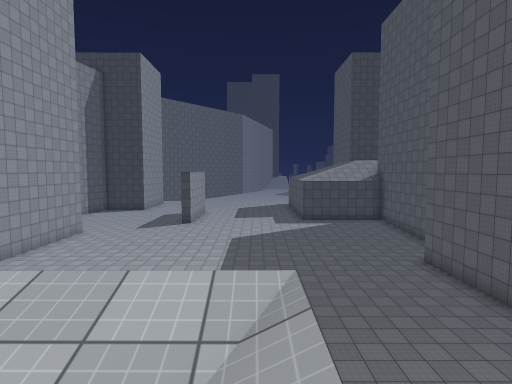
View 1 (above)

22 first-person views from a walk through a 3-D level made in the Unity game engine. The camera is 1.4 m above the floor, tilts 4° down and sees 80° across. The floor is counted in squares, 2 m on a side. Each view is taken from the middle of a square. On the plan, view 1 faces up. The plan holds only what a view shows up to about 10 squares ahead; the rest is blank. The place goes on beyond the plan. The player character is not drawn. Surface patterns are stand-ins for the level's own textures.

View 2
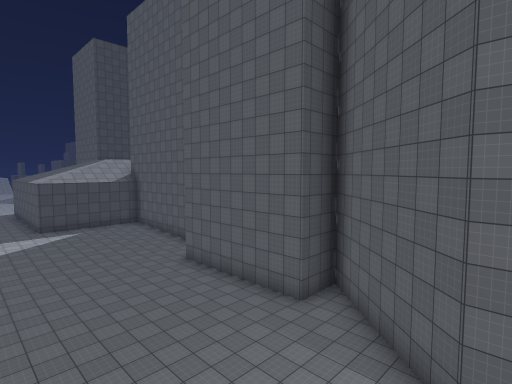

View 3
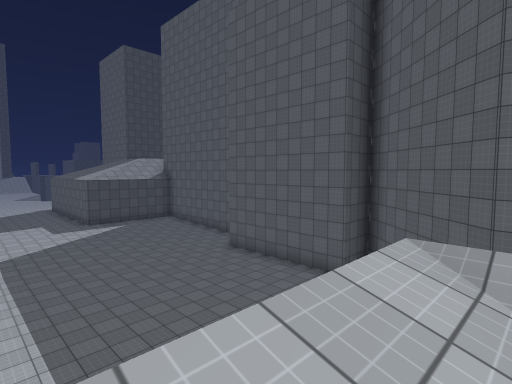

View 4
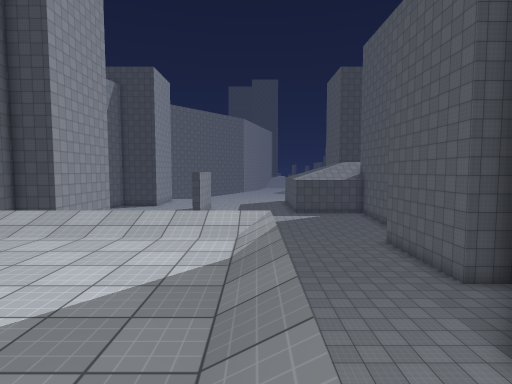

View 5
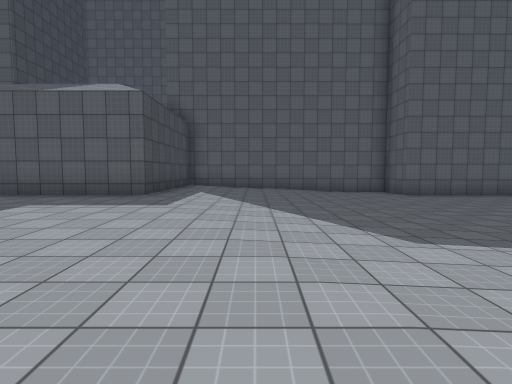

View 6
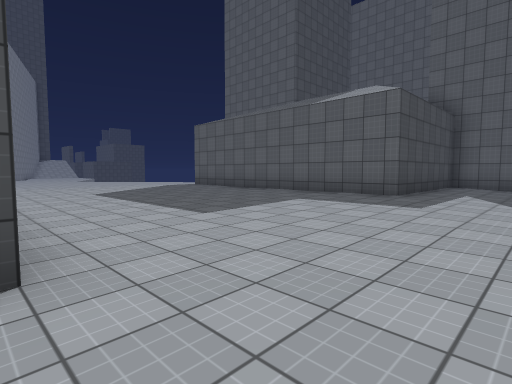

View 7
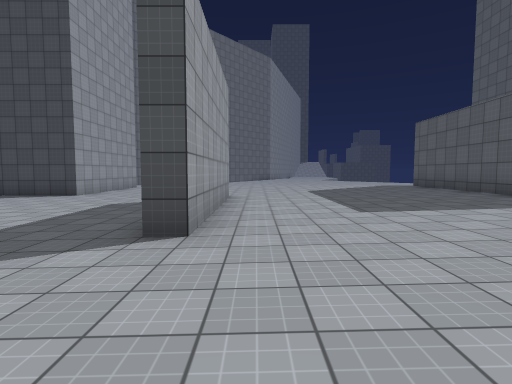

View 8
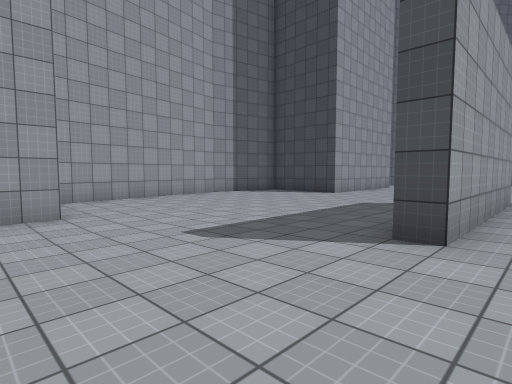

View 9
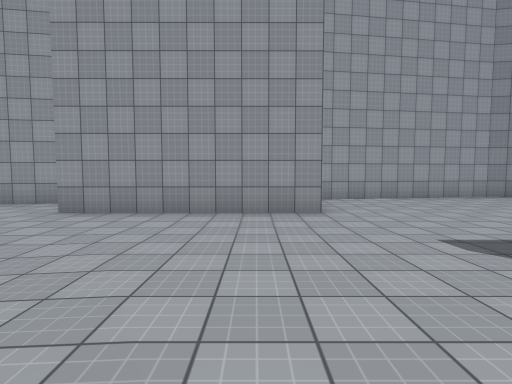

View 10
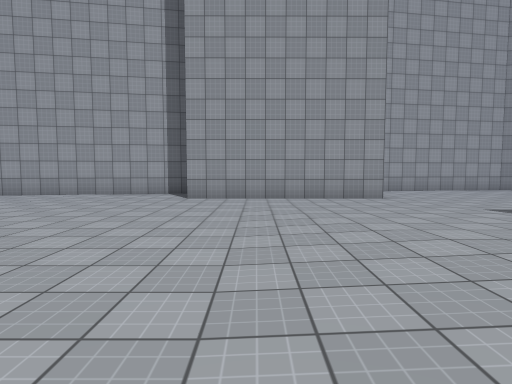

View 11
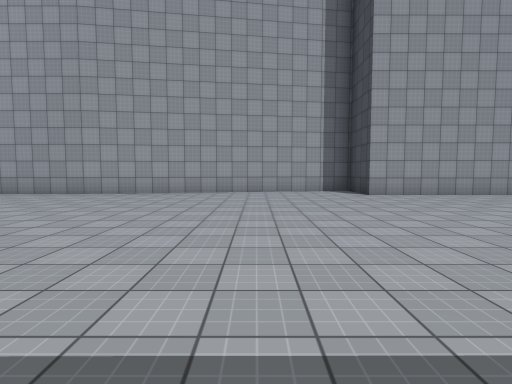

View 12
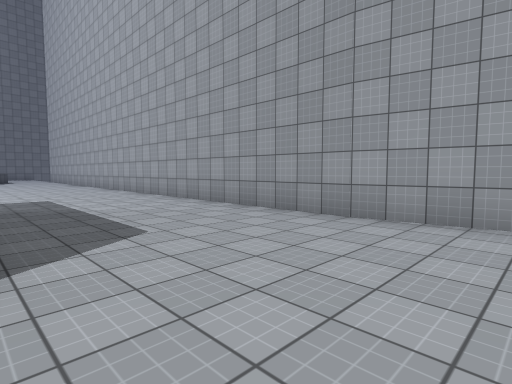

View 13
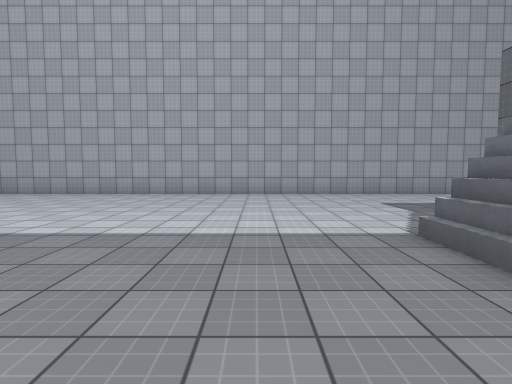

View 14
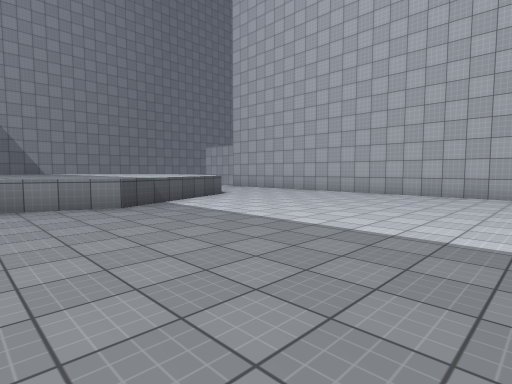

View 15
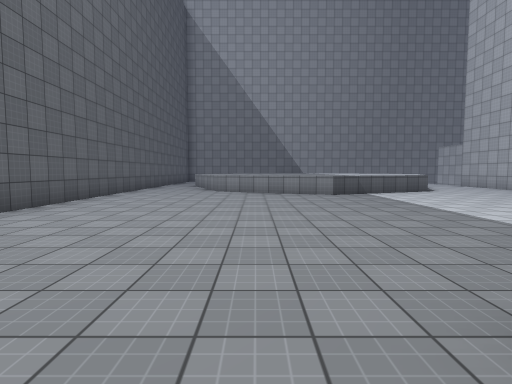

View 16
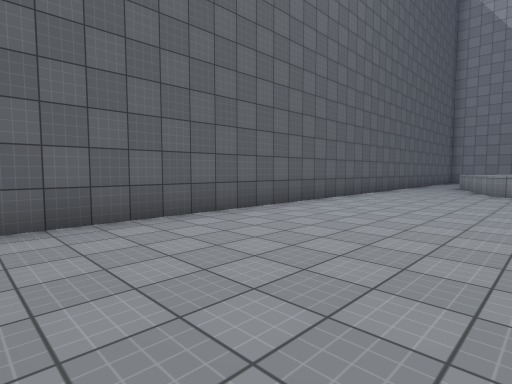

View 17
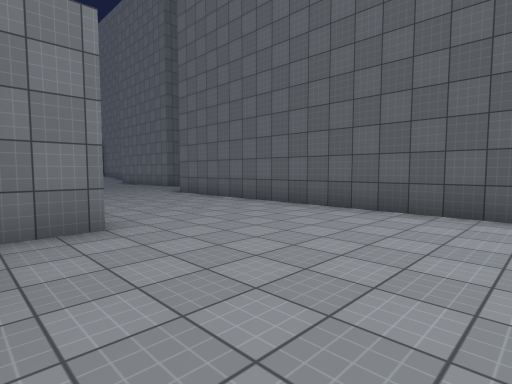

View 18
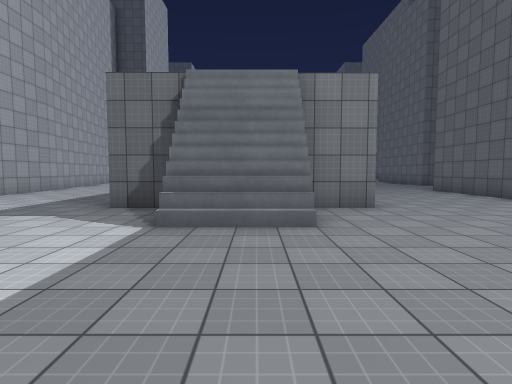

View 19
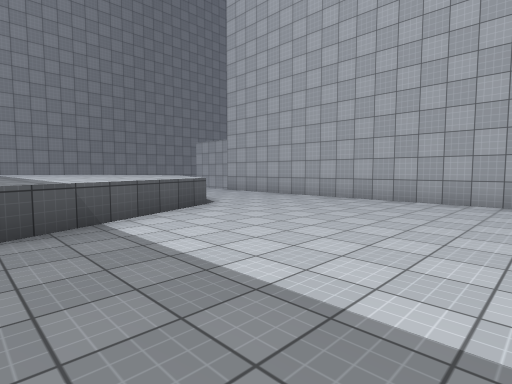

View 20
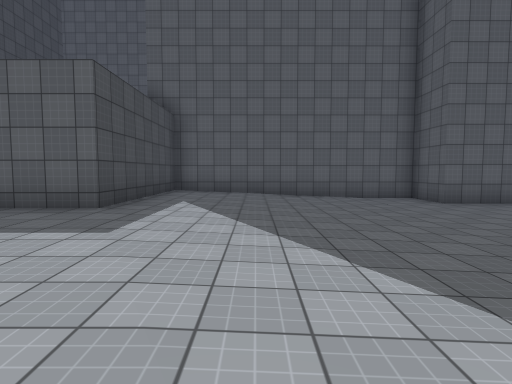

View 21
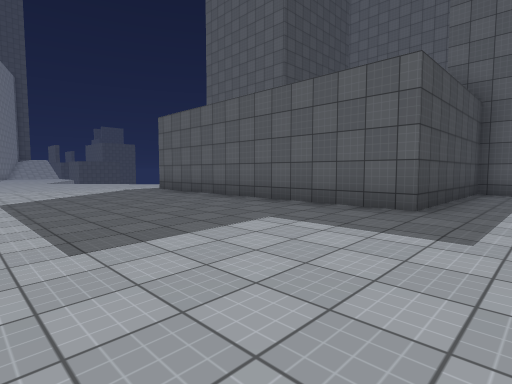

View 22
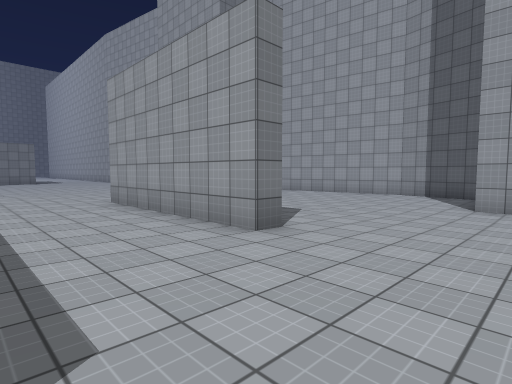

### Floor plan
Key: @ floor where view 1 was taken; # wall or solid block; . main floor; : floor 0.25 m higher than the main floor; + floor 0.5 m higher than the main floor; * floor 4.5 m higher than the main floor; / step, stairs or slope; ^ raised ledge.
Columns run from 13 left of view 1 to 8 right of it. Each row starts with its distance up from view 1.
 25        ..:::::++#
 24  ####....:::::++#
 23  #.......:::::++#
 22 ##.......#::::++#
 21 #........#::::++#
 20 ##.......#::::++#
 19  #.......#::::++#
 18  #.......#::::++######
 17  #.......:::::+++++++#
 16  #.......::::::::::::#
 15     #....::::::::::::#
 14     #....::::::::::::#
 13     #................#
 12     #................#
 11   ###................#
 10   #................###
  9   #................#
  8   #................#
  7   ##...............#
  6    #...............##
  5    #........  ......#
  4    #.......   .....##
  3    #......    .....#
  2    #..............##
  1    #....//////....#
  0    #..../ ***@....#
 -1    #.....  **/....#
 -2    #.....   */....#
 -3    #...../////....#
 -4    #......//......#
 -5    #......//......#
 -6    #..............#
 -7    #..............#
 -8    #..............#
 -9    #..............#
-10    #..............#
-11    #..............#
-12    #..............#
-13    #......^^......#
-14    #....^^^^^^^...#

Where each view was taken, in squares from view 1:
view 1: 0 up, 0 right, facing up
view 2: 1 up, 0 right, facing up-right
view 3: 1 up, 2 left, facing up-right
view 4: 3 down, 0 right, facing up
view 5: 15 up, 4 left, facing right
view 6: 15 up, 4 left, facing up-right
view 7: 14 up, 3 left, facing up
view 8: 14 up, 3 left, facing up-left
view 9: 14 up, 3 left, facing left
view 10: 12 up, 1 left, facing left
view 11: 7 up, 0 right, facing left
view 12: 4 up, 5 left, facing down-left
view 13: 7 down, 0 right, facing left
view 14: 7 down, 0 right, facing down-left
view 15: 4 down, 0 right, facing down
view 16: 4 down, 0 right, facing down-right
view 17: 7 down, 1 left, facing up-right
view 18: 9 down, 2 left, facing up
view 19: 9 down, 2 left, facing down-left
view 20: 15 up, 2 left, facing right
view 21: 16 up, 2 left, facing up-right
view 22: 25 up, 1 left, facing down-left
